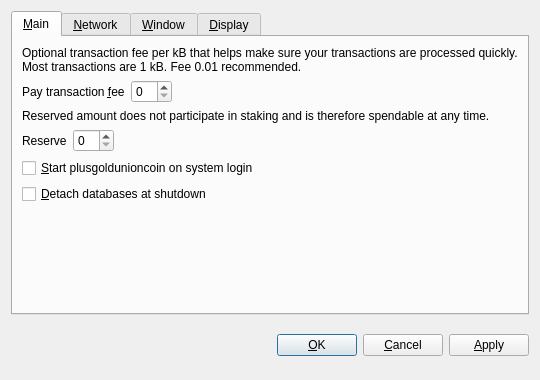
<?xml version="1.0" encoding="UTF-8"?>
<ui version="4.0">
 <class>OptionsDialog</class>
 <widget class="QDialog" name="OptionsDialog">
  <property name="geometry">
   <rect>
    <x>0</x>
    <y>0</y>
    <width>540</width>
    <height>380</height>
   </rect>
  </property>
  <property name="windowTitle">
   <string>Options</string>
  </property>
  <property name="modal">
   <bool>true</bool>
  </property>
  <layout class="QVBoxLayout" name="verticalLayout">
   <item>
    <widget class="QTabWidget" name="tabWidget">
     <property name="tabPosition">
      <enum>QTabWidget::North</enum>
     </property>
     <property name="currentIndex">
      <number>0</number>
     </property>
     <widget class="QWidget" name="tabMain">
      <attribute name="title">
       <string>&amp;Main</string>
      </attribute>
      <layout class="QVBoxLayout" name="verticalLayout_Main">
       <item>
        <widget class="QLabel" name="transactionFeeInfoLabel">
         <property name="text">
          <string>Optional transaction fee per kB that helps make sure your transactions are processed quickly. Most transactions are 1 kB. Fee 0.01 recommended.</string>
         </property>
         <property name="textFormat">
          <enum>Qt::PlainText</enum>
         </property>
         <property name="wordWrap">
          <bool>true</bool>
         </property>
        </widget>
       </item>
       <item>
        <layout class="QHBoxLayout" name="horizontalLayoutFee">
         <item>
          <widget class="QLabel" name="transactionFeeLabel">
           <property name="text">
            <string>Pay transaction &amp;fee</string>
           </property>
           <property name="textFormat">
            <enum>Qt::PlainText</enum>
           </property>
           <property name="buddy">
            <cstring>transactionFee</cstring>
           </property>
          </widget>
         </item>
         <item>
          <widget class="BitcoinAmountField" name="transactionFee"/>
         </item>
         <item>
          <spacer name="horizontalSpacerFee">
           <property name="orientation">
            <enum>Qt::Horizontal</enum>
           </property>
           <property name="sizeHint" stdset="0">
            <size>
             <width>40</width>
             <height>20</height>
            </size>
           </property>
          </spacer>
         </item>
        </layout>
       </item>
       <item>
        <widget class="QLabel" name="reserveBalanceInfoLabel">
         <property name="text">
          <string>Reserved amount does not participate in staking and is therefore spendable at any time.</string>
         </property>
         <property name="textFormat">
          <enum>Qt::PlainText</enum>
         </property>
         <property name="wordWrap">
          <bool>true</bool>
         </property>
        </widget>
       </item>
       <item>
        <layout class="QHBoxLayout" name="horizontalLayoutReserveBalance">
         <item>
          <widget class="QLabel" name="reserveBalanceLabel">
           <property name="text">
            <string>Reserve</string>
           </property>
           <property name="textFormat">
            <enum>Qt::PlainText</enum>
           </property>
           <property name="buddy">
            <cstring>reserveBalance</cstring>
           </property>
          </widget>
         </item>
         <item>
          <widget class="BitcoinAmountField" name="reserveBalance"/>
         </item>
         <item>
          <spacer name="horizontalSpacerReserveBalance">
           <property name="orientation">
            <enum>Qt::Horizontal</enum>
           </property>
           <property name="sizeHint" stdset="0">
            <size>
             <width>40</width>
             <height>20</height>
            </size>
           </property>
          </spacer>
         </item>
        </layout>
       </item>
       <item>
        <widget class="QCheckBox" name="bitcoinAtStartup">
         <property name="toolTip">
          <string>Automatically start plusgoldunioncoin after logging in to the system.</string>
         </property>
         <property name="text">
          <string>&amp;Start plusgoldunioncoin on system login</string>
         </property>
        </widget>
       </item>
       <item>
        <widget class="QCheckBox" name="detachDatabases">
         <property name="toolTip">
          <string>Detach block and address databases at shutdown. This means they can be moved to another data directory, but it slows down shutdown. The wallet is always detached.</string>
         </property>
         <property name="text">
          <string>&amp;Detach databases at shutdown</string>
         </property>
        </widget>
       </item>
       <item>
        <spacer name="verticalSpacer_Main">
         <property name="orientation">
          <enum>Qt::Vertical</enum>
         </property>
         <property name="sizeHint" stdset="0">
          <size>
           <width>20</width>
           <height>40</height>
          </size>
         </property>
        </spacer>
       </item>
      </layout>
     </widget>
     <widget class="QWidget" name="tabNetwork">
      <attribute name="title">
       <string>&amp;Network</string>
      </attribute>
      <layout class="QVBoxLayout" name="verticalLayout_Network">
       <item>
        <widget class="QCheckBox" name="mapPortUpnp">
         <property name="toolTip">
          <string>Automatically open the plusgoldunioncoin client port on the router. This only works when your router supports UPnP and it is enabled.</string>
         </property>
         <property name="text">
          <string>Map port using &amp;UPnP</string>
         </property>
        </widget>
       </item>
       <item>
        <widget class="QCheckBox" name="connectSocks">
         <property name="toolTip">
          <string>Connect to the plusgoldunioncoin network through a SOCKS proxy (e.g. when connecting through Tor).</string>
         </property>
         <property name="text">
          <string>&amp;Connect through SOCKS proxy:</string>
         </property>
        </widget>
       </item>
       <item>
        <layout class="QHBoxLayout" name="horizontalLayout_Network">
         <item>
          <widget class="QLabel" name="proxyIpLabel">
           <property name="text">
            <string>Proxy &amp;IP:</string>
           </property>
           <property name="textFormat">
            <enum>Qt::PlainText</enum>
           </property>
           <property name="buddy">
            <cstring>proxyIp</cstring>
           </property>
          </widget>
         </item>
         <item>
          <widget class="QValidatedLineEdit" name="proxyIp">
           <property name="maximumSize">
            <size>
             <width>140</width>
             <height>16777215</height>
            </size>
           </property>
           <property name="toolTip">
            <string>IP address of the proxy (e.g. 127.0.0.1)</string>
           </property>
          </widget>
         </item>
         <item>
          <widget class="QLabel" name="proxyPortLabel">
           <property name="text">
            <string>&amp;Port:</string>
           </property>
           <property name="textFormat">
            <enum>Qt::PlainText</enum>
           </property>
           <property name="buddy">
            <cstring>proxyPort</cstring>
           </property>
          </widget>
         </item>
         <item>
          <widget class="QLineEdit" name="proxyPort">
           <property name="maximumSize">
            <size>
             <width>55</width>
             <height>16777215</height>
            </size>
           </property>
           <property name="toolTip">
            <string>Port of the proxy (e.g. 9050)</string>
           </property>
          </widget>
         </item>
         <item>
          <widget class="QLabel" name="socksVersionLabel">
           <property name="text">
            <string>SOCKS &amp;Version:</string>
           </property>
           <property name="textFormat">
            <enum>Qt::PlainText</enum>
           </property>
           <property name="buddy">
            <cstring>socksVersion</cstring>
           </property>
          </widget>
         </item>
         <item>
          <widget class="QValueComboBox" name="socksVersion">
           <property name="toolTip">
            <string>SOCKS version of the proxy (e.g. 5)</string>
           </property>
          </widget>
         </item>
         <item>
          <spacer name="horizontalSpacer_Network">
           <property name="orientation">
            <enum>Qt::Horizontal</enum>
           </property>
           <property name="sizeHint" stdset="0">
            <size>
             <width>40</width>
             <height>20</height>
            </size>
           </property>
          </spacer>
         </item>
        </layout>
       </item>
       <item>
        <spacer name="verticalSpacer_Network">
         <property name="orientation">
          <enum>Qt::Vertical</enum>
         </property>
         <property name="sizeHint" stdset="0">
          <size>
           <width>20</width>
           <height>40</height>
          </size>
         </property>
        </spacer>
       </item>
      </layout>
     </widget>
     <widget class="QWidget" name="tabWindow">
      <attribute name="title">
       <string>&amp;Window</string>
      </attribute>
      <layout class="QVBoxLayout" name="verticalLayout_Window">
       <item>
        <widget class="QCheckBox" name="minimizeToTray">
         <property name="toolTip">
          <string>Show only a tray icon after minimizing the window.</string>
         </property>
         <property name="text">
          <string>&amp;Minimize to the tray instead of the taskbar</string>
         </property>
        </widget>
       </item>
       <item>
        <widget class="QCheckBox" name="minimizeOnClose">
         <property name="toolTip">
          <string>Minimize instead of exit the application when the window is closed. When this option is enabled, the application will be closed only after selecting Quit in the menu.</string>
         </property>
         <property name="text">
          <string>M&amp;inimize on close</string>
         </property>
        </widget>
       </item>
       <item>
        <spacer name="verticalSpacer_Window">
         <property name="orientation">
          <enum>Qt::Vertical</enum>
         </property>
         <property name="sizeHint" stdset="0">
          <size>
           <width>20</width>
           <height>40</height>
          </size>
         </property>
        </spacer>
       </item>
      </layout>
     </widget>
     <widget class="QWidget" name="tabDisplay">
      <attribute name="title">
       <string>&amp;Display</string>
      </attribute>
      <layout class="QVBoxLayout" name="verticalLayout_Display">
       <item>
        <layout class="QHBoxLayout" name="horizontalLayout_1_Display">
         <item>
          <widget class="QLabel" name="langLabel">
           <property name="text">
            <string>User Interface &amp;language:</string>
           </property>
           <property name="textFormat">
            <enum>Qt::PlainText</enum>
           </property>
           <property name="buddy">
            <cstring>lang</cstring>
           </property>
          </widget>
         </item>
         <item>
          <widget class="QValueComboBox" name="lang">
           <property name="toolTip">
            <string>The user interface language can be set here. This setting will take effect after restarting plusgoldunioncoin.</string>
           </property>
          </widget>
         </item>
        </layout>
       </item>
       <item>
        <layout class="QHBoxLayout" name="horizontalLayout_2_Display">
         <item>
          <widget class="QLabel" name="unitLabel">
           <property name="text">
            <string>&amp;Unit to show amounts in:</string>
           </property>
           <property name="textFormat">
            <enum>Qt::PlainText</enum>
           </property>
           <property name="buddy">
            <cstring>unit</cstring>
           </property>
          </widget>
         </item>
         <item>
          <widget class="QValueComboBox" name="unit">
           <property name="toolTip">
            <string>Choose the default subdivision unit to show in the interface and when sending coins.</string>
           </property>
          </widget>
         </item>
        </layout>
       </item>
       <item>
        <widget class="QCheckBox" name="displayAddresses">
         <property name="toolTip">
          <string>Whether to show plusgoldunioncoin addresses in the transaction list or not.</string>
         </property>
         <property name="text">
          <string>&amp;Display addresses in transaction list</string>
         </property>
        </widget>
       </item>
       <item>
        <widget class="QCheckBox" name="coinControlFeatures">
         <property name="toolTip">
          <string>Whether to show coin control features or not.</string>
         </property>
         <property name="text">
          <string>Display coin &amp;control features (experts only!)</string>
         </property>
        </widget>
       </item>
       <item>
        <spacer name="verticalSpacer_Display">
         <property name="orientation">
          <enum>Qt::Vertical</enum>
         </property>
         <property name="sizeHint" stdset="0">
          <size>
           <width>20</width>
           <height>40</height>
          </size>
         </property>
        </spacer>
       </item>
      </layout>
     </widget>
    </widget>
   </item>
   <item>
    <layout class="QHBoxLayout" name="horizontalLayout_Buttons">
     <item>
      <spacer name="horizontalSpacer_1">
       <property name="orientation">
        <enum>Qt::Horizontal</enum>
       </property>
       <property name="sizeHint" stdset="0">
        <size>
         <width>40</width>
         <height>48</height>
        </size>
       </property>
      </spacer>
     </item>
     <item>
      <widget class="QLabel" name="statusLabel">
       <property name="font">
        <font>
         <weight>75</weight>
         <bold>true</bold>
        </font>
       </property>
       <property name="text">
        <string/>
       </property>
       <property name="textFormat">
        <enum>Qt::PlainText</enum>
       </property>
       <property name="wordWrap">
        <bool>true</bool>
       </property>
      </widget>
     </item>
     <item>
      <spacer name="horizontalSpacer_2">
       <property name="orientation">
        <enum>Qt::Horizontal</enum>
       </property>
       <property name="sizeHint" stdset="0">
        <size>
         <width>40</width>
         <height>48</height>
        </size>
       </property>
      </spacer>
     </item>
     <item>
      <widget class="QPushButton" name="okButton">
       <property name="text">
        <string>&amp;OK</string>
       </property>
      </widget>
     </item>
     <item>
      <widget class="QPushButton" name="cancelButton">
       <property name="text">
        <string>&amp;Cancel</string>
       </property>
       <property name="autoDefault">
        <bool>false</bool>
       </property>
      </widget>
     </item>
     <item>
      <widget class="QPushButton" name="applyButton">
       <property name="text">
        <string>&amp;Apply</string>
       </property>
       <property name="autoDefault">
        <bool>false</bool>
       </property>
      </widget>
     </item>
    </layout>
   </item>
  </layout>
 </widget>
 <customwidgets>
  <customwidget>
   <class>BitcoinAmountField</class>
   <extends>QSpinBox</extends>
   <header>bitcoinamountfield.h</header>
  </customwidget>
  <customwidget>
   <class>QValueComboBox</class>
   <extends>QComboBox</extends>
   <header>qvaluecombobox.h</header>
  </customwidget>
  <customwidget>
   <class>QValidatedLineEdit</class>
   <extends>QLineEdit</extends>
   <header>qvalidatedlineedit.h</header>
  </customwidget>
 </customwidgets>
 <resources/>
 <connections/>
</ui>
